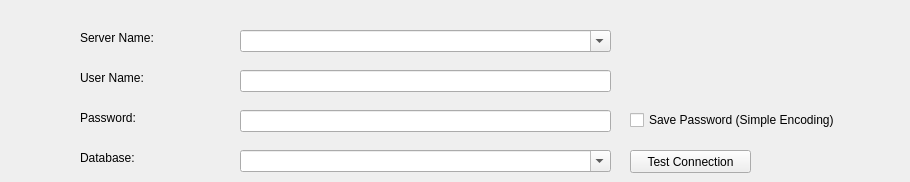
      <widget class="QWidget" name="informixSourceTab">
       <attribute name="title">
        <string>Source - Informix</string>
       </attribute>
       <widget class="QLabel" name="label_64">
        <property name="geometry">
         <rect>
          <x>80</x>
          <y>30</y>
          <width>121</width>
          <height>16</height>
         </rect>
        </property>
        <property name="text">
         <string>Server Name:</string>
        </property>
       </widget>
       <widget class="QCheckBox" name="ifmxSavePasswordCheckBox">
        <property name="enabled">
         <bool>true</bool>
        </property>
        <property name="geometry">
         <rect>
          <x>630</x>
          <y>110</y>
          <width>271</width>
          <height>20</height>
         </rect>
        </property>
        <property name="text">
         <string>Save Password (Simple Encoding)</string>
        </property>
       </widget>
       <widget class="QLabel" name="label_65">
        <property name="geometry">
         <rect>
          <x>80</x>
          <y>70</y>
          <width>111</width>
          <height>16</height>
         </rect>
        </property>
        <property name="text">
         <string>User Name:</string>
        </property>
       </widget>
       <widget class="QComboBox" name="ifmxServerNameComboBox">
        <property name="geometry">
         <rect>
          <x>240</x>
          <y>30</y>
          <width>371</width>
          <height>22</height>
         </rect>
        </property>
        <property name="editable">
         <bool>true</bool>
        </property>
       </widget>
       <widget class="QLineEdit" name="ifmxUserNameLineEdit">
        <property name="geometry">
         <rect>
          <x>240</x>
          <y>70</y>
          <width>371</width>
          <height>22</height>
         </rect>
        </property>
       </widget>
       <widget class="QLabel" name="label_66">
        <property name="geometry">
         <rect>
          <x>80</x>
          <y>110</y>
          <width>111</width>
          <height>16</height>
         </rect>
        </property>
        <property name="text">
         <string>Password:</string>
        </property>
       </widget>
       <widget class="QPushButton" name="s_ifmxTestConnectionButton">
        <property name="enabled">
         <bool>true</bool>
        </property>
        <property name="geometry">
         <rect>
          <x>630</x>
          <y>150</y>
          <width>121</width>
          <height>23</height>
         </rect>
        </property>
        <property name="text">
         <string>Test Connection</string>
        </property>
       </widget>
       <widget class="QLabel" name="label_67">
        <property name="geometry">
         <rect>
          <x>80</x>
          <y>150</y>
          <width>91</width>
          <height>16</height>
         </rect>
        </property>
        <property name="text">
         <string>Database:</string>
        </property>
       </widget>
       <widget class="QLineEdit" name="ifmxPasswordLineEdit">
        <property name="geometry">
         <rect>
          <x>240</x>
          <y>110</y>
          <width>371</width>
          <height>22</height>
         </rect>
        </property>
        <property name="echoMode">
         <enum>QLineEdit::Password</enum>
        </property>
       </widget>
       <widget class="QComboBox" name="ifmxDatabaseComboBox">
        <property name="geometry">
         <rect>
          <x>240</x>
          <y>150</y>
          <width>371</width>
          <height>22</height>
         </rect>
        </property>
        <property name="editable">
         <bool>true</bool>
        </property>
       </widget>
      </widget>
